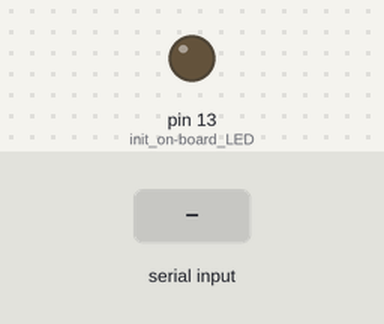
Simulated run of this sketch. Board: Arduino Uno, built with avr-gcc and run on an emulated ATmega328P. Parts: output pins drawn as LEDs (lit = HIGH). Inputs (shaded band) come from the test bench.

Above: at 1.2 s.
1.3 s: "D1\n" received over Serial
At 2.5 s:
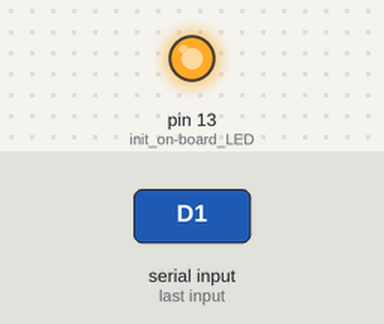
2.8 s: "D0\n" received over Serial
At 3.8 s:
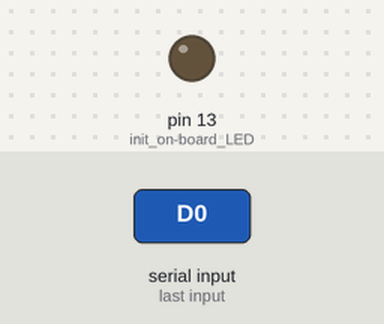
Timing chart, 0 to 5.8 s (numbered marks = the images above; inputs shaded):
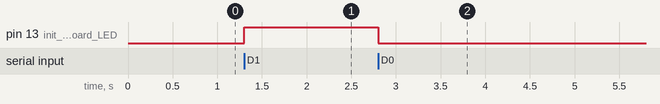

Measured:
- after the input at 1.3 s, pin 13 (init_on-board_LED): LOW → HIGH at once
- after the input at 2.8 s, pin 13 (init_on-board_LED): HIGH → LOW at once

The sketch:

simple_client.ino
```cpp
#include <Arduino.h>

char buffer[2];
int byteReads=0;

void setup() {
  pinMode(LED_BUILTIN, OUTPUT);                  // init on-board LED
  Serial.begin(115200);                          // init serial comm
}

void loop() {
  if (Serial.available()){
    byteReads = Serial.readBytes(buffer, 2);     // check if data has been sent from the computer

    if (byteReads == 2 && buffer[0] == 'D'){     // parse data
      if((buffer[1] - '0') == 1){                // command 'D1'
          digitalWrite(LED_BUILTIN, HIGH);
      }
      else{                                      // command 'D0'
          digitalWrite(LED_BUILTIN, LOW);
      }
    }
  }
}
```
